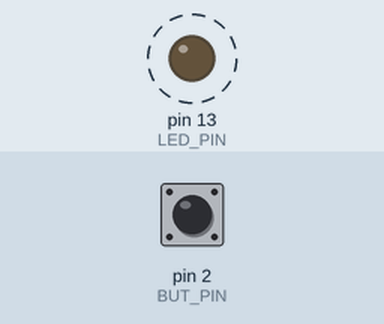
A sketch run on a simulated Arduino Uno, built with avr-gcc and run on an emulated ATmega328P. Parts: output pins drawn as LEDs (lit = HIGH). Dashed ring = blinking. The inputs (shaded band) are chosen by the test bench; at power-on: pin 2 (BUT_PIN) LOW.

Above: at 0.5 s.
Timing chart, 0 to 4.6 s (numbered marks = the images above):
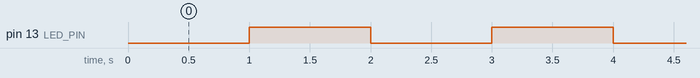

The sketch:

LED_1SEG_CONGELA.ino
```cpp
#define LED_PIN 13
#define BUT_PIN 2
unsigned long timeLastBlink = 0;

void setup () {
   pinMode(LED_PIN,OUTPUT);
   pinMode(BUT_PIN,INPUT);
}

void loop () {
  int but = digitalRead(BUT_PIN);
  unsigned long time = millis();
  if(time - timeLastBlink >= 1000)  {
      digitalWrite(LED_PIN,!digitalRead(LED_PIN));
      timeLastBlink=time;
  }
  if(but)  {
     digitalWrite(LED_PIN,HIGH);
     while(1);
  }

}
```

Measured:
- by itself, pin 13 (LED_PIN): alternates HIGH for 1.0 s and LOW for 1.0 s
